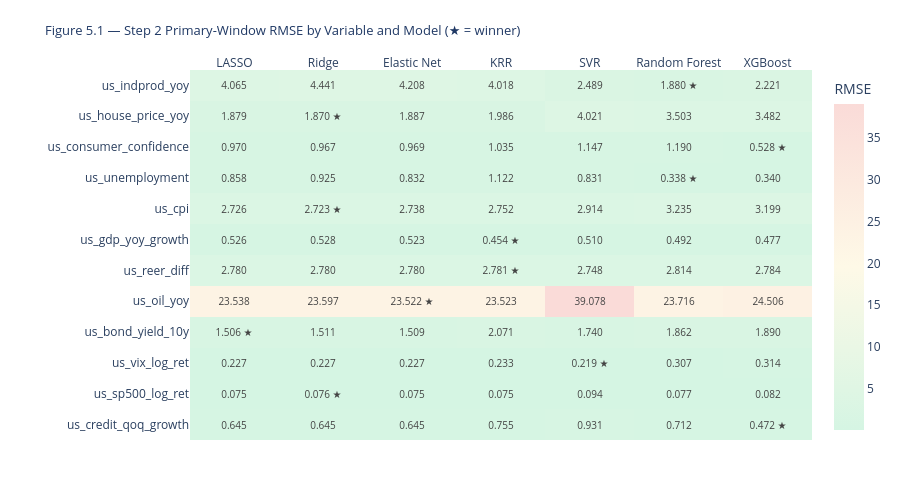

Notebook cell for this chart:
### Markdown cell above
## Section 5b — Visualising Step 2 Test Performance
___

Two complementary views of the Step 2 single-origin static evaluation:

**Figure 5.1** — a heatmap of primary-window RMSE across all seven models for every
variable, with the selected winner marked (★). This gives an at-a-glance read on how
close the model field is for each variable and whether the winner's margin is
meaningful or marginal.

**Figure 5.2** — actual-vs-predicted small multiples for each variable's winning model
against the test set and the naive persistence benchmark, with the YoY base-effect
sub-window (Table 3.1, Table 5.1) shaded for the four affected variables. This is the
direct visual counterpart to Table 5.1 and should be read alongside the DM test results
— a visually close fit does not by itself imply statistical significance.

### Code cell
# ─────────────────────────────────────────────────────────────────────────────
# Section 5b — Visualising Step 2 Test Performance
# ─────────────────────────────────────────────────────────────────────────────

# ── 5b.1 RMSE heatmap: variable x model (primary window) ──────────────────────
model_order = ['LASSO', 'Ridge', 'Elastic Net', 'KRR', 'SVR', 'Random Forest', 'XGBoost']
var_order   = list(VARIABLES.keys())

rmse_matrix = pd.DataFrame(
    {m: [eval_results[v][m]['RMSE (primary)'] for v in var_order] for m in model_order},
    index=var_order
)

# Winner annotation — star marker on the winning model's cell
annot_text = rmse_matrix.copy().astype(object)
for v in var_order:
    for m in model_order:
        val = rmse_matrix.loc[v, m]
        marker = ' \u2605' if m == winner_dict[v] else ''
        annot_text.loc[v, m] = f'{val:.3f}{marker}'

fig = go.Figure(data=go.Heatmap(
    z=rmse_matrix.values,
    x=model_order,
    y=var_order,
    text=annot_text.values,
    texttemplate='%{text}',
    textfont=dict(size=10),
    colorscale=[[0, '#D5F5E3'], [0.5, '#FEF9E7'], [1, '#FADBD8']],
    colorbar=dict(title='RMSE'),
    hovertemplate='%{y} \u2014 %{x}<br>RMSE: %{z:.4f}<extra></extra>'
))

fig.update_layout(
    title=dict(text='Figure 5.1 \u2014 Step 2 Primary-Window RMSE by Variable and Model '
                     '(\u2605 = winner)', font=dict(size=13, color=NAVY)),
    template=TEMPLATE,
    height=480,
    margin=dict(t=70, b=40, l=190, r=40),
    xaxis=dict(side='top')
)
fig.show()

### Figure 1 — Plotly figure (JSON) as saved in the notebook; plotly's stock layout.template omitted (floating-point values rounded to 4 significant figures)
{"data": [{"colorbar": {"title": {"text": "RMSE"}}, "colorscale": [[0, "#D5F5E3"], [0.5, "#FEF9E7"], [1, "#FADBD8"]], "hovertemplate": "%{y} — %{x}<br>RMSE: %{z:.4f}<extra></extra>", "text": [["0.645", "0.645", "0.645", "0.755", "0.931", "0.712", "0.472 ★"], ["0.075", "0.076 ★", "0.075", "0.075", "0.094", "0.077", "0.082"], ["0.227", "0.227", "0.227", "0.233", "0.219 ★", "0.307", "0.314"], ["1.506 ★", "1.511", "1.509", "2.071", "1.740", "1.862", "1.890"], ["23.538", "23.597", "23.522 ★", "23.523", "39.078", "23.716", "24.506"], ["2.780", "2.780", "2.780", "2.781 ★", "2.748", "2.814", "2.784"], ["0.526", "0.528", "0.523", "0.454 ★", "0.510", "0.492", "0.477"], ["2.726", "2.723 ★", "2.738", "2.752", "2.914", "3.235", "3.199"], ["0.858", "0.925", "0.832", "1.122", "0.831", "0.338 ★", "0.340"], ["0.970", "0.967", "0.969", "1.035", "1.147", "1.190", "0.528 ★"], ["1.879", "1.870 ★", "1.887", "1.986", "4.021", "3.503", "3.482"], ["4.065", "4.441", "4.208", "4.018", "2.489", "1.880 ★", "2.221"]], "textfont": {"size": 10}, "texttemplate": "%{text}", "type": "heatmap", "x": ["LASSO", "Ridge", "Elastic Net", "KRR", "SVR", "Random Forest", "XGBoost"], "y": ["us_credit_qoq_growth", "us_sp500_log_ret", "us_vix_log_ret", "us_bond_yield_10y", "us_oil_yoy", "us_reer_diff", "us_gdp_yoy_growth", "us_cpi", "us_unemployment", "us_consumer_confidence", "us_house_price_yoy", "us_indprod_yoy"], "z": [[0.6446, 0.645, 0.6447, 0.7546, 0.9315, 0.7124, 0.4725], [0.0755, 0.0756, 0.0755, 0.0755, 0.0937, 0.0772, 0.0817], [0.227, 0.227, 0.227, 0.2331, 0.2189, 0.3075, 0.3139], [1.506, 1.511, 1.509, 2.071, 1.74, 1.862, 1.89], [23.54, 23.6, 23.52, 23.52, 39.08, 23.72, 24.51], [2.78, 2.78, 2.78, 2.781, 2.748, 2.814, 2.784], [0.5257, 0.5279, 0.5227, 0.4536, 0.5104, 0.4922, 0.4775], [2.726, 2.723, 2.738, 2.752, 2.914, 3.235, 3.199], [0.8582, 0.9248, 0.8324, 1.122, 0.831, 0.3382, 0.3402], [0.9699, 0.9668, 0.9693, 1.035, 1.147, 1.19, 0.5283], [1.879, 1.87, 1.887, 1.986, 4.021, 3.503, 3.482], [4.065, 4.441, 4.208, 4.018, 2.489, 1.88, 2.221]]}], "layout": {"height": 480, "margin": {"b": 40, "l": 190, "r": 40, "t": 70}, "title": {"font": {"color": "#1F3864", "size": 13}, "text": "Figure 5.1 — Step 2 Primary-Window RMSE by Variable and Model (★ = winner)"}, "xaxis": {"side": "top"}}}
